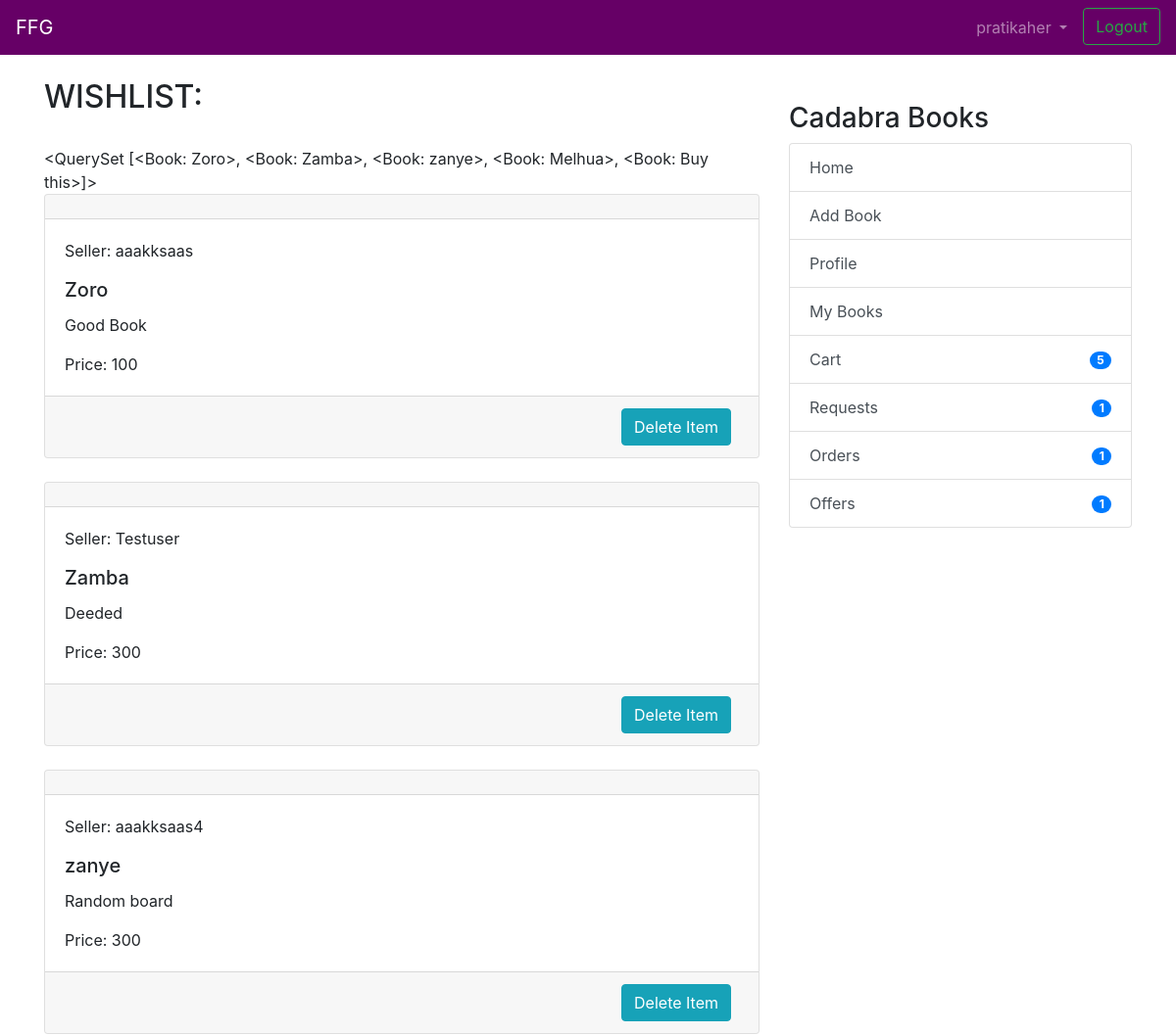
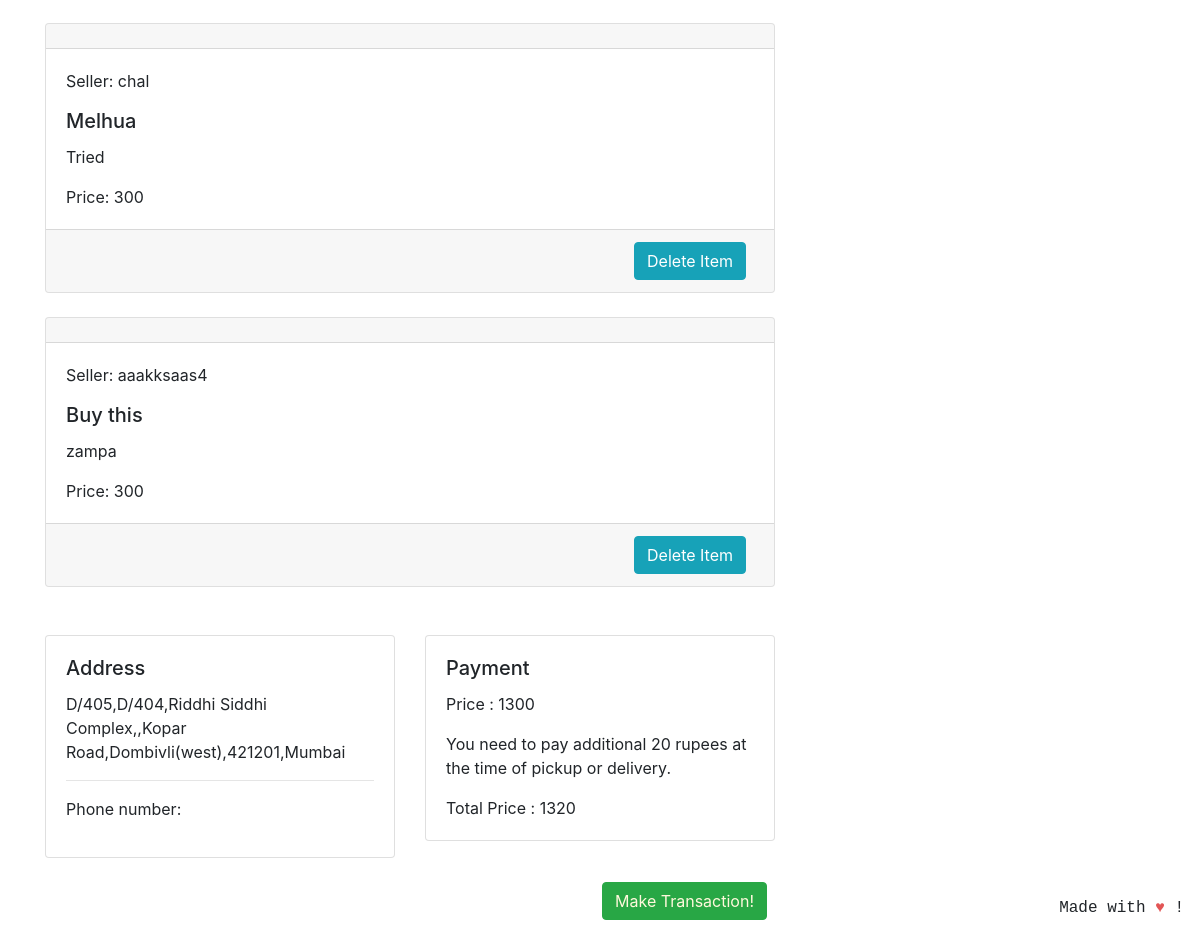
The page /cartitems/cart/ (signed in) on the database its author committed (2 pictures, top to bottom).
### coreapp/models.py (models this page shows, shortened)
class Book(models.Model):
    user = models.ForeignKey(User, on_delete=models.CASCADE, null=True)
    book_name = models.CharField(max_length=100)
    author_name = models.CharField(max_length=100, blank=True, null=True)
    description = models.CharField(max_length=2000,blank=True,null=True)
    image = models.ImageField(null=True, blank=True, upload_to="book_images/")
    price = models.IntegerField(null=True,blank=True)
    sell_or_exchange = models.CharField(
        max_length=100, choices=BUY_OR_EXCHANGE, default='Exchange')
    condition = models.CharField(
        max_length=100, choices=CONITION_CHOICES, default='Acceptable')
    created_at = models.DateTimeField(auto_now_add=True)
    class Meta:
        verbose_name = 'Book'
        verbose_name_plural = 'Books'
    def __str__(self):
        return self.book_name

class ShippingAddress(models.Model):
    profile = models.OneToOneField(
        Profile, on_delete=models.CASCADE,related_name='address')
    phone_regex = RegexValidator(
        regex=r'^\+?1?\d{9,15}$', message="Phone number must be entered in the format: '+999999999'. Up to 15 digits allowed.")
    phone_number = models.CharField(
        validators=[phone_regex], max_length=17)
    flatnumber = models.CharField("Flat Number", max_length=100)
    address1 = models.CharField("Address line 1", max_length=500,)
    address2 = models.CharField("Address line 2", max_length=500,blank=True,null=True)
    zip_code = models.CharField(
        max_length=100, choices=ZIP_CHOICES ,default='421202')
    city = models.CharField("City", max_length=100,)
    class Meta:
        verbose_name = "Shipping Address"
        verbose_name_plural = "Shipping Addresses"
    def __str__(self):
        return "{},{},{},{},{}".format(self.flatnumber, self.address1, self.address2, self.zip_code, self.city)

### cart/views.py (the view, shortened to what this page needs)
# urls.py: path('cart/', views.cart_list_entries_view, name='cart_items'),
@login_required
def cart_list_entries_view(request):
    orders = Order.objects.get(owner=request.user.profile)
    address_form = ShippingAddressForm(
        request.POST, instance=request.user.profile.address)
    user_profile = get_object_or_404(
            Profile, user=request.user)
    user_address = get_object_or_404(
        ShippingAddress, profile=user_profile)
    orderitems = Order.objects.get(owner=request.user.profile)
    orders = orderitems.get_cart_items()
    if request.method == 'POST' and 'updateadd' in request.POST:
        if address_form.is_valid():
            address_form.save()
            messages.success(request, ('Address successfully updated!'))
    total_price = Order.objects.filter(
        owner=request.user.profile).aggregate(Sum('items__price'))
    total_price=(list(total_price.values())[0])
    context = {'orders': orders, 'address': user_address,
               'address_form': address_form, 'total_price': total_price}
    return render(request, 'cart_list_entries.html', context)

### coreapp/models.py (called while the page is built)
    def get_cart_items(self):
        return self.items.all()

### nofapapp/context_processors.py (called while the page is built)
def add_variable_to_context(request):
    if request.user.id:
        orderitems = Order.objects.get(owner=request.user.profile)
        orders = orderitems.get_cart_items()
        return {
            'requestscount': Requests.objects.filter(requester=request.user).count(),
            'offercount' : Requests.objects.filter(offerrer=request.user).count(),
            'orderscount': Transaction.objects.filter(offerrer=request.user).count()+FinalBuyOrder.objects.filter(user=request.user).count(),
            'cartitemscount': len(orders),
            'addresscheck': get_object_or_404(ShippingAddress, profile=get_object_or_404(Profile, user=request.user)).address1,
            }
    else:
        return {}

### templates/cart_list_entries.html (shortened to what this page needs)
{% extends 'base.html' %}
{% load crispy_forms_tags %}
{% block content %}
{% if orders %}
<h2>WISHLIST:</h2>
<br/>
{{ orders }}
{% for book in orders %}
<div class="card text-left">
    <div class="card-header">
    </div>
    <div class="card-body">
        <p class="card-text">Seller: {{ book.user }}</p>
        <h5 class="card-title">{{ book.book_name }}</h5>
        {% if book.author_name %}
        <p class="card-text">{{ book.author_name }}</p>
        {% endif %}
        {% if book.description %}
        <p class="card-text">{{ book.description }}</p>
        {% endif %}
        <p class="card-text">Price: {{ book.price }}</p>
    </div>
    <div class="card-footer text-mutxed">
        <a href="{% url 'cart:delete_item' book.id %}" class="mr-2 btn btn-info float-right">Delete Item</a>
    </div>
</div>
{% endfor %}
<br />
<div class="row">
    <div class="col-sm-6">
        <div class="card">
            <div class="card-body">
                <h5 class="card-title">Address</h5>
                {% if address.address1 != "" %}
                {{ address }}
                <hr />
                <p>Phone number: {{ address.phone_number }}</p>
                {% endif %}
            </div>
        </div>
    </div>
    <div class="col-sm-6">
        <div class="card">
            <div class="card-body">
                <h5 class="card-title">Payment</h5>
                 <p>Price : {{ total_price }}</p>
                <p class="card-text">You need to pay additional 20 rupees at the time of pickup or delivery.</p>
                <p class="card-text"> Total Price : {{ total_price | add:20 }} </p>
            </div>
        </div>
    </div>
</div>
<br/>
{% if address.address1 == "" %}
<button class="mr-2 mb-2 btn btn-success float-right disabled" style="color: cornsilk" data-toggle="modal" data-target="#confirmselection">Make
    Transaction!</button>
{% else %}
<button class="mr-2 mb-2 btn btn-success float-right" style="color: cornsilk" data-toggle="modal" data-target="#confirmselection">Make
    Transaction!</button>
{% endif %}
{% else %}
<div class="text-center">
    <h1>WishList Empty ! Add Books to Wishlist ! </h1>
</div>
{% endif %}
{% endblock %}

### templates/base.html (shortened to what this page needs)
{% load static %}
<!doctype html>
<html lang="en">
  <head>
    <link rel="stylesheet" href="https://stackpath.bootstrapcdn.com/bootstrap/4.2.1/css/bootstrap.min.css"
>
  </head>
  <body>
    <header class="site-header">
<nav class="navbar navbar-expand-lg navbar-dark" style="background-color: #660066;">
  <a class="navbar-brand" href="#">FFG</a>
  <div class="collapse navbar-collapse" id="navbarSupportedContent">
    <ul class="navbar-nav ml-auto">
      {% if user.is_authenticated %}
      <li class="nav-item dropdown">
        <a class="nav-link dropdown-toggle" href="#" id="navbarDropdown" role="button" data-toggle="dropdown"
          aria-haspopup="true" aria-expanded="false">
          {{ user.username }}
        </a>
      </li>
      <li><a class="btn btn-outline-success ml-2 my-2 my-sm-0" href="{% url 'logout'%}">Logout</a></li>
        {% else %}
      <li><a href="{% url 'login' %}" class="btn btn-outline-success">Login</a></li>
      <li><a href="{% url 'coreapp:signup' %}" class="btn btn-primary ml-2">Sign up</a></li>
      {% endif %}
    </ul>
  </div>
</nav>
  </header>
  <br/>
    <div class="container">
      <div class="row justify-content-center">
        <div class="col-8">
          {% block content %}
          {% endblock %}
        </div>
        {% if user.is_authenticated %}
                <div class="col-md-4">
                  <div class="content-section">
                    <br/>
                    <h3>Cadabra Books</h3>
                      <ul class="list-group">
                        <a class="list-group-item list-group-item-action" href="{% url 'coreapp:list_entries' %}" > Home </a>
                        <a class="list-group-item list-group-item-action" href="{% url 'coreapp:new_entry' %}" > Add Book</a>
                        <a class="list-group-item list-group-item-action" href="{% url 'coreapp:profile' %}" >Profile</a>
                        <a class="list-group-item list-group-item-action" href="{% url 'coreapp:userbooks' %}" >My Books</a>
                        <a class="list-group-item list-group-item-action" href="{% url 'cart:cart_items' %}" >Cart<span class="badge badge-primary badge-pill float-right mt-1">{{ cartitemscount }}</span> </a>
                        <a class="list-group-item list-group-item-action" href="{% url 'transaction:requests_view' %}" >Requests<span class="badge badge-primary badge-pill float-right mt-1">{{ requestscount }}</span></a>
                        <a class="list-group-item list-group-item-action" href="{% url 'transaction:orders_view' %}" >Orders <span class="badge badge-primary badge-pill float-right mt-1">{{ orderscount }}</span></a>
                        <a class="list-group-item list-group-item-action" href="{% url 'transaction:offers_view' %}" >Offers <span class="badge badge-primary badge-pill float-right mt-1">{{ offercount }}</span></a>
                      </ul>
                      <br/>
                  </div>
                </div>
                {% endif %}
      </div>
    </div>
<footer class="site-footer mr-3 mb-2" style="position:fixed;right:0;bottom:0;font-family: 'Courier';font-style: bold;">
  Made with <span style="color: #e25555;">&hearts;</span> !
</footer>
</body>
</html>

### rows shown on the page
Book: book_name.book_name "<QuerySet [<Book: Zoro>, <Book: Zamba>, <Book: zanye>, <Book: Melhua>, <Book: Buy this>]>", user "aaakksaas", book_name "Zoro", description "Good Book", price "100"
Book: user "Testuser", book_name "Zamba", description "Deeded", price "300"
Book: user "aaakksaas4", book_name "zanye", description "Random board", price "300"
Book: user "chal", book_name "Melhua", description "Tried", price "300"
Book: user "aaakksaas4", book_name "Buy this", author_name "zampa", price "300"
ShippingAddress: flatnumber+address1+address2 "D/405,D/404,Riddhi Siddhi Complex,,Kopar Road,Dombivli(west),421201,Mumbai"

### other values the page prints
{{ user.username }} "pratikaher"
{{ total_price }} "1300"
{{ total_price | add:20 }} "1320"
{{ cartitemscount }} "5"
{{ requestscount }} "1"
{{ orderscount }} "1"
{{ offercount }} "1"
